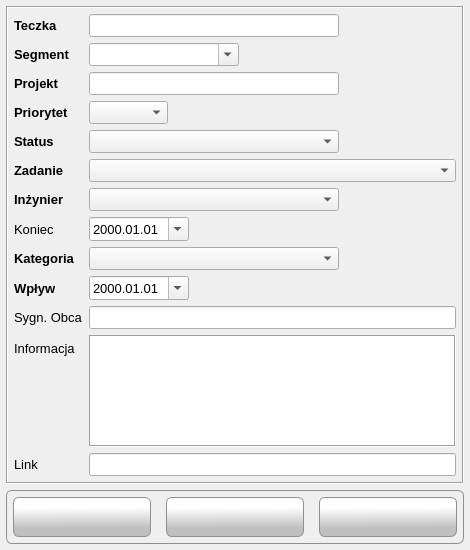
<?xml version="1.0" encoding="UTF-8"?>
<ui version="4.0">
 <class>Dialog</class>
 <widget class="QDialog" name="Dialog">
  <property name="windowModality">
   <enum>Qt::WindowModal</enum>
  </property>
  <property name="geometry">
   <rect>
    <x>0</x>
    <y>0</y>
    <width>470</width>
    <height>550</height>
   </rect>
  </property>
  <property name="sizePolicy">
   <sizepolicy hsizetype="Minimum" vsizetype="Minimum">
    <horstretch>0</horstretch>
    <verstretch>0</verstretch>
   </sizepolicy>
  </property>
  <property name="minimumSize">
   <size>
    <width>470</width>
    <height>550</height>
   </size>
  </property>
  <property name="maximumSize">
   <size>
    <width>470</width>
    <height>550</height>
   </size>
  </property>
  <property name="windowTitle">
   <string>Zadania</string>
  </property>
  <property name="windowIcon">
   <iconset resource="../res/main_form.qrc">
    <normaloff>:/icons/res/icon/logo_small.png</normaloff>:/icons/res/icon/logo_small.png</iconset>
  </property>
  <property name="whatsThis">
   <string notr="true"/>
  </property>
  <property name="sizeGripEnabled">
   <bool>false</bool>
  </property>
  <property name="modal">
   <bool>true</bool>
  </property>
  <layout class="QVBoxLayout" name="verticalLayout">
   <property name="leftMargin">
    <number>6</number>
   </property>
   <property name="topMargin">
    <number>6</number>
   </property>
   <property name="rightMargin">
    <number>6</number>
   </property>
   <property name="bottomMargin">
    <number>6</number>
   </property>
   <item>
    <widget class="QFrame" name="frame_2">
     <property name="font">
      <font>
       <family>Tahoma</family>
       <pointsize>10</pointsize>
      </font>
     </property>
     <property name="frameShape">
      <enum>QFrame::Box</enum>
     </property>
     <property name="frameShadow">
      <enum>QFrame::Sunken</enum>
     </property>
     <layout class="QFormLayout" name="formLayout">
      <property name="leftMargin">
       <number>6</number>
      </property>
      <property name="topMargin">
       <number>6</number>
      </property>
      <property name="rightMargin">
       <number>6</number>
      </property>
      <property name="bottomMargin">
       <number>6</number>
      </property>
      <item row="0" column="0">
       <widget class="QLabel" name="lblTeczka">
        <property name="font">
         <font>
          <family>Tahoma</family>
          <pointsize>10</pointsize>
          <weight>75</weight>
          <bold>true</bold>
         </font>
        </property>
        <property name="styleSheet">
         <string notr="true">font-weight: bold</string>
        </property>
        <property name="text">
         <string>Teczka</string>
        </property>
        <property name="buddy">
         <cstring>txt_teczka</cstring>
        </property>
       </widget>
      </item>
      <item row="0" column="1">
       <widget class="QLineEdit" name="txt_teczka">
        <property name="enabled">
         <bool>true</bool>
        </property>
        <property name="sizePolicy">
         <sizepolicy hsizetype="Maximum" vsizetype="Fixed">
          <horstretch>0</horstretch>
          <verstretch>0</verstretch>
         </sizepolicy>
        </property>
        <property name="maximumSize">
         <size>
          <width>250</width>
          <height>16777215</height>
         </size>
        </property>
        <property name="font">
         <font>
          <family>Tahoma</family>
          <pointsize>10</pointsize>
         </font>
        </property>
        <property name="focusPolicy">
         <enum>Qt::TabFocus</enum>
        </property>
        <property name="readOnly">
         <bool>true</bool>
        </property>
       </widget>
      </item>
      <item row="1" column="0">
       <widget class="QLabel" name="lblSegment">
        <property name="font">
         <font>
          <family>Tahoma</family>
          <pointsize>10</pointsize>
          <weight>75</weight>
          <bold>true</bold>
         </font>
        </property>
        <property name="styleSheet">
         <string notr="true">font-weight: bold</string>
        </property>
        <property name="text">
         <string>Segment</string>
        </property>
        <property name="buddy">
         <cstring>cbo_segment</cstring>
        </property>
       </widget>
      </item>
      <item row="1" column="1">
       <widget class="QComboBox" name="cbo_segment">
        <property name="enabled">
         <bool>true</bool>
        </property>
        <property name="maximumSize">
         <size>
          <width>150</width>
          <height>16777215</height>
         </size>
        </property>
        <property name="font">
         <font>
          <family>Tahoma</family>
          <pointsize>10</pointsize>
         </font>
        </property>
        <property name="editable">
         <bool>true</bool>
        </property>
        <property name="currentIndex">
         <number>-1</number>
        </property>
        <property name="maxVisibleItems">
         <number>12</number>
        </property>
        <property name="sizeAdjustPolicy">
         <enum>QComboBox::AdjustToMinimumContentsLength</enum>
        </property>
       </widget>
      </item>
      <item row="2" column="0">
       <widget class="QLabel" name="lblProject">
        <property name="font">
         <font>
          <family>Tahoma</family>
          <pointsize>10</pointsize>
          <weight>75</weight>
          <bold>true</bold>
         </font>
        </property>
        <property name="styleSheet">
         <string notr="true">font-weight: bold</string>
        </property>
        <property name="text">
         <string>Projekt</string>
        </property>
        <property name="buddy">
         <cstring>txt_project</cstring>
        </property>
       </widget>
      </item>
      <item row="2" column="1">
       <widget class="QLineEdit" name="txt_project">
        <property name="sizePolicy">
         <sizepolicy hsizetype="Maximum" vsizetype="Fixed">
          <horstretch>0</horstretch>
          <verstretch>0</verstretch>
         </sizepolicy>
        </property>
        <property name="maximumSize">
         <size>
          <width>250</width>
          <height>16777215</height>
         </size>
        </property>
        <property name="font">
         <font>
          <family>Tahoma</family>
          <pointsize>10</pointsize>
         </font>
        </property>
        <property name="clearButtonEnabled">
         <bool>true</bool>
        </property>
       </widget>
      </item>
      <item row="3" column="0">
       <widget class="QLabel" name="lblPriority">
        <property name="font">
         <font>
          <family>Tahoma</family>
          <pointsize>10</pointsize>
          <weight>75</weight>
          <bold>true</bold>
         </font>
        </property>
        <property name="styleSheet">
         <string notr="true">font-weight: bold</string>
        </property>
        <property name="text">
         <string>Priorytet</string>
        </property>
       </widget>
      </item>
      <item row="3" column="1">
       <widget class="QComboBox" name="cbo_priority">
        <property name="sizePolicy">
         <sizepolicy hsizetype="Fixed" vsizetype="Preferred">
          <horstretch>0</horstretch>
          <verstretch>0</verstretch>
         </sizepolicy>
        </property>
        <property name="font">
         <font>
          <family>Tahoma</family>
          <pointsize>10</pointsize>
         </font>
        </property>
        <property name="currentIndex">
         <number>-1</number>
        </property>
       </widget>
      </item>
      <item row="4" column="0">
       <widget class="QLabel" name="lblStatus">
        <property name="font">
         <font>
          <family>Tahoma</family>
          <pointsize>10</pointsize>
          <weight>75</weight>
          <bold>true</bold>
         </font>
        </property>
        <property name="styleSheet">
         <string notr="true">font-weight: bold</string>
        </property>
        <property name="text">
         <string>Status</string>
        </property>
        <property name="buddy">
         <cstring>cbo_manager</cstring>
        </property>
       </widget>
      </item>
      <item row="4" column="1">
       <widget class="QComboBox" name="cbo_status">
        <property name="maximumSize">
         <size>
          <width>250</width>
          <height>16777215</height>
         </size>
        </property>
        <property name="font">
         <font>
          <family>Tahoma</family>
          <pointsize>10</pointsize>
         </font>
        </property>
       </widget>
      </item>
      <item row="5" column="0">
       <widget class="QLabel" name="lblTask">
        <property name="font">
         <font>
          <family>Tahoma</family>
          <pointsize>10</pointsize>
          <weight>75</weight>
          <bold>true</bold>
         </font>
        </property>
        <property name="styleSheet">
         <string notr="true">font-weight: bold</string>
        </property>
        <property name="text">
         <string>Zadanie</string>
        </property>
        <property name="buddy">
         <cstring>cbo_task</cstring>
        </property>
       </widget>
      </item>
      <item row="5" column="1">
       <widget class="QComboBox" name="cbo_task">
        <property name="sizePolicy">
         <sizepolicy hsizetype="Preferred" vsizetype="Preferred">
          <horstretch>0</horstretch>
          <verstretch>0</verstretch>
         </sizepolicy>
        </property>
        <property name="minimumSize">
         <size>
          <width>0</width>
          <height>0</height>
         </size>
        </property>
        <property name="font">
         <font>
          <family>Tahoma</family>
          <pointsize>10</pointsize>
         </font>
        </property>
        <property name="sizeAdjustPolicy">
         <enum>QComboBox::AdjustToContents</enum>
        </property>
       </widget>
      </item>
      <item row="6" column="0">
       <widget class="QLabel" name="lblManager">
        <property name="font">
         <font>
          <family>Tahoma</family>
          <pointsize>10</pointsize>
          <weight>75</weight>
          <bold>true</bold>
         </font>
        </property>
        <property name="styleSheet">
         <string notr="true">font-weight: bold</string>
        </property>
        <property name="text">
         <string>Inżynier</string>
        </property>
        <property name="indent">
         <number>-1</number>
        </property>
        <property name="buddy">
         <cstring>cbo_status</cstring>
        </property>
       </widget>
      </item>
      <item row="6" column="1">
       <widget class="QComboBox" name="cbo_manager">
        <property name="maximumSize">
         <size>
          <width>250</width>
          <height>16777215</height>
         </size>
        </property>
        <property name="sizeIncrement">
         <size>
          <width>0</width>
          <height>0</height>
         </size>
        </property>
        <property name="font">
         <font>
          <family>Tahoma</family>
          <pointsize>10</pointsize>
         </font>
        </property>
       </widget>
      </item>
      <item row="7" column="0">
       <widget class="QLabel" name="lblDeadLine">
        <property name="font">
         <font>
          <family>Tahoma</family>
          <pointsize>10</pointsize>
         </font>
        </property>
        <property name="text">
         <string>Koniec</string>
        </property>
       </widget>
      </item>
      <item row="7" column="1">
       <widget class="QDateEdit" name="dta_deadline">
        <property name="maximumSize">
         <size>
          <width>100</width>
          <height>16777215</height>
         </size>
        </property>
        <property name="font">
         <font>
          <family>Tahoma</family>
          <pointsize>10</pointsize>
         </font>
        </property>
        <property name="displayFormat">
         <string>yyyy.MM.dd</string>
        </property>
        <property name="calendarPopup">
         <bool>true</bool>
        </property>
       </widget>
      </item>
      <item row="8" column="0">
       <widget class="QLabel" name="lblProjectCategory">
        <property name="font">
         <font>
          <family>Tahoma</family>
          <pointsize>10</pointsize>
          <weight>75</weight>
          <bold>true</bold>
         </font>
        </property>
        <property name="styleSheet">
         <string notr="true">font-weight: bold</string>
        </property>
        <property name="text">
         <string>Kategoria</string>
        </property>
        <property name="buddy">
         <cstring>cbo_project_category</cstring>
        </property>
       </widget>
      </item>
      <item row="8" column="1">
       <widget class="QComboBox" name="cbo_project_category">
        <property name="maximumSize">
         <size>
          <width>250</width>
          <height>16777215</height>
         </size>
        </property>
        <property name="font">
         <font>
          <family>Tahoma</family>
          <pointsize>10</pointsize>
         </font>
        </property>
       </widget>
      </item>
      <item row="9" column="0">
       <widget class="QLabel" name="lblInflow">
        <property name="font">
         <font>
          <family>Tahoma</family>
          <pointsize>10</pointsize>
          <weight>75</weight>
          <bold>true</bold>
         </font>
        </property>
        <property name="styleSheet">
         <string notr="true">font-weight: bold</string>
        </property>
        <property name="text">
         <string>Wpływ</string>
        </property>
        <property name="buddy">
         <cstring>dta_inflow</cstring>
        </property>
       </widget>
      </item>
      <item row="9" column="1">
       <widget class="QDateEdit" name="dta_inflow">
        <property name="maximumSize">
         <size>
          <width>100</width>
          <height>16777215</height>
         </size>
        </property>
        <property name="font">
         <font>
          <family>Tahoma</family>
          <pointsize>10</pointsize>
         </font>
        </property>
        <property name="displayFormat">
         <string>yyyy.MM.dd</string>
        </property>
        <property name="calendarPopup">
         <bool>true</bool>
        </property>
       </widget>
      </item>
      <item row="10" column="0">
       <widget class="QLabel" name="lblForeignSign">
        <property name="font">
         <font>
          <family>Tahoma</family>
          <pointsize>10</pointsize>
         </font>
        </property>
        <property name="text">
         <string>Sygn. Obca</string>
        </property>
        <property name="buddy">
         <cstring>txt_foreign_sign</cstring>
        </property>
       </widget>
      </item>
      <item row="10" column="1">
       <widget class="QLineEdit" name="txt_foreign_sign">
        <property name="font">
         <font>
          <family>Tahoma</family>
          <pointsize>10</pointsize>
         </font>
        </property>
       </widget>
      </item>
      <item row="11" column="0">
       <widget class="QLabel" name="lblAdditionalInfo">
        <property name="font">
         <font>
          <family>Tahoma</family>
          <pointsize>10</pointsize>
         </font>
        </property>
        <property name="text">
         <string>Informacja</string>
        </property>
        <property name="buddy">
         <cstring>txt_additional_info</cstring>
        </property>
       </widget>
      </item>
      <item row="11" column="1">
       <widget class="QPlainTextEdit" name="txt_additional_info">
        <property name="sizePolicy">
         <sizepolicy hsizetype="Preferred" vsizetype="Preferred">
          <horstretch>0</horstretch>
          <verstretch>0</verstretch>
         </sizepolicy>
        </property>
        <property name="font">
         <font>
          <family>Tahoma</family>
          <pointsize>10</pointsize>
         </font>
        </property>
        <property name="frameShape">
         <enum>QFrame::Box</enum>
        </property>
        <property name="tabChangesFocus">
         <bool>true</bool>
        </property>
       </widget>
      </item>
      <item row="12" column="0">
       <widget class="QLabel" name="lblLink">
        <property name="font">
         <font>
          <family>Tahoma</family>
          <pointsize>10</pointsize>
         </font>
        </property>
        <property name="text">
         <string>Link</string>
        </property>
        <property name="buddy">
         <cstring>txt_link</cstring>
        </property>
       </widget>
      </item>
      <item row="12" column="1">
       <widget class="QLineEdit" name="txt_link">
        <property name="font">
         <font>
          <family>Tahoma</family>
          <pointsize>10</pointsize>
         </font>
        </property>
       </widget>
      </item>
     </layout>
    </widget>
   </item>
   <item>
    <widget class="QFrame" name="frame">
     <property name="styleSheet">
      <string notr="true">border: 1px solid #8f8f91;
    border-radius: 6px;
    background-color: qlineargradient(x1: 0, y1: 0, x2: 0, y2: 1,
                                      stop: 0 #f6f7fa, stop: 1 #dadbde);</string>
     </property>
     <property name="frameShape">
      <enum>QFrame::Box</enum>
     </property>
     <property name="frameShadow">
      <enum>QFrame::Sunken</enum>
     </property>
     <layout class="QHBoxLayout" name="horizontalLayout">
      <property name="spacing">
       <number>15</number>
      </property>
      <property name="leftMargin">
       <number>6</number>
      </property>
      <property name="topMargin">
       <number>6</number>
      </property>
      <property name="rightMargin">
       <number>6</number>
      </property>
      <property name="bottomMargin">
       <number>6</number>
      </property>
      <item>
       <widget class="QPushButton" name="btn_project_manager">
        <property name="minimumSize">
         <size>
          <width>0</width>
          <height>40</height>
         </size>
        </property>
        <property name="cursor">
         <cursorShape>PointingHandCursor</cursorShape>
        </property>
        <property name="toolTip">
         <string>Dane inżyniera</string>
        </property>
        <property name="styleSheet">
         <string notr="true">QPushButton {
border: 1px solid #8f8f91;
border-radius: 6px;
background-color: qlineargradient(spread:pad, x1:0.529318, y1:1, x2:0.511909, y2:0.262, stop:0.295455 rgba(192, 192, 192, 255), stop:1 rgba(255, 255, 255, 255))
}
QPushButton:hover {
background-color: qlineargradient(spread:pad, x1:0.507, y1:0.937, x2:0.489, y2:0.08, stop:0 rgba(207, 207, 207, 255), stop:1 rgba(255, 255, 255, 255))
 }
QPushButton:pressed {
 background-color: qlineargradient(spread:pad, x1:0.513, y1:0, x2:0.495, y2:0.886, stop:0.306818 rgba(208, 208, 208, 255), stop:1 rgba(255, 255, 255, 255))
}</string>
        </property>
        <property name="text">
         <string/>
        </property>
        <property name="icon">
         <iconset resource="../res/main_form.qrc">
          <normaloff>:/icons/res/icon/person_1.png</normaloff>:/icons/res/icon/person_1.png</iconset>
        </property>
        <property name="iconSize">
         <size>
          <width>32</width>
          <height>32</height>
         </size>
        </property>
       </widget>
      </item>
      <item>
       <widget class="QPushButton" name="btn_ok">
        <property name="minimumSize">
         <size>
          <width>0</width>
          <height>40</height>
         </size>
        </property>
        <property name="font">
         <font>
          <family>Tahoma</family>
          <pointsize>10</pointsize>
         </font>
        </property>
        <property name="cursor">
         <cursorShape>PointingHandCursor</cursorShape>
        </property>
        <property name="layoutDirection">
         <enum>Qt::LeftToRight</enum>
        </property>
        <property name="autoFillBackground">
         <bool>false</bool>
        </property>
        <property name="styleSheet">
         <string notr="true">QPushButton {
border: 1px solid #8f8f91;
border-radius: 6px;
background-color: qlineargradient(spread:pad, x1:0.529318, y1:1, x2:0.511909, y2:0.262, stop:0.295455 rgba(192, 192, 192, 255), stop:1 rgba(255, 255, 255, 255))
}
QPushButton:hover {
background-color: qlineargradient(spread:pad, x1:0.507, y1:0.937, x2:0.489, y2:0.08, stop:0 rgba(207, 207, 207, 255), stop:1 rgba(255, 255, 255, 255))
 }
QPushButton:pressed {
 background-color: qlineargradient(spread:pad, x1:0.513, y1:0, x2:0.495, y2:0.886, stop:0.306818 rgba(208, 208, 208, 255), stop:1 rgba(255, 255, 255, 255))
}</string>
        </property>
        <property name="text">
         <string/>
        </property>
        <property name="icon">
         <iconset resource="../res/main_form.qrc">
          <normaloff>:/icons/res/icon/check.png</normaloff>:/icons/res/icon/check.png</iconset>
        </property>
        <property name="iconSize">
         <size>
          <width>32</width>
          <height>32</height>
         </size>
        </property>
        <property name="autoDefault">
         <bool>true</bool>
        </property>
       </widget>
      </item>
      <item>
       <widget class="QPushButton" name="btn_check_segment">
        <property name="minimumSize">
         <size>
          <width>0</width>
          <height>40</height>
         </size>
        </property>
        <property name="cursor">
         <cursorShape>PointingHandCursor</cursorShape>
        </property>
        <property name="toolTip">
         <string>Segment Inspektor</string>
        </property>
        <property name="styleSheet">
         <string notr="true">QPushButton {
border: 1px solid #8f8f91;
border-radius: 6px;
background-color: qlineargradient(spread:pad, x1:0.529318, y1:1, x2:0.511909, y2:0.262, stop:0.295455 rgba(192, 192, 192, 255), stop:1 rgba(255, 255, 255, 255))
}
QPushButton:hover {
background-color: qlineargradient(spread:pad, x1:0.507, y1:0.937, x2:0.489, y2:0.08, stop:0 rgba(207, 207, 207, 255), stop:1 rgba(255, 255, 255, 255))
 }
QPushButton:pressed {
 background-color: qlineargradient(spread:pad, x1:0.513, y1:0, x2:0.495, y2:0.886, stop:0.306818 rgba(208, 208, 208, 255), stop:1 rgba(255, 255, 255, 255))
}</string>
        </property>
        <property name="text">
         <string/>
        </property>
        <property name="icon">
         <iconset resource="../res/main_form.qrc">
          <normaloff>:/icons/icon/suitcase.png</normaloff>:/icons/icon/suitcase.png</iconset>
        </property>
        <property name="iconSize">
         <size>
          <width>32</width>
          <height>32</height>
         </size>
        </property>
        <property name="checkable">
         <bool>false</bool>
        </property>
       </widget>
      </item>
     </layout>
    </widget>
   </item>
  </layout>
 </widget>
 <tabstops>
  <tabstop>txt_teczka</tabstop>
  <tabstop>cbo_segment</tabstop>
  <tabstop>txt_project</tabstop>
  <tabstop>cbo_priority</tabstop>
  <tabstop>cbo_status</tabstop>
  <tabstop>cbo_task</tabstop>
  <tabstop>cbo_manager</tabstop>
  <tabstop>dta_deadline</tabstop>
  <tabstop>cbo_project_category</tabstop>
  <tabstop>dta_inflow</tabstop>
  <tabstop>txt_foreign_sign</tabstop>
  <tabstop>txt_additional_info</tabstop>
  <tabstop>txt_link</tabstop>
  <tabstop>btn_project_manager</tabstop>
  <tabstop>btn_check_segment</tabstop>
  <tabstop>btn_ok</tabstop>
 </tabstops>
 <resources>
  <include location="../res/main_form.qrc"/>
 </resources>
 <connections/>
</ui>
